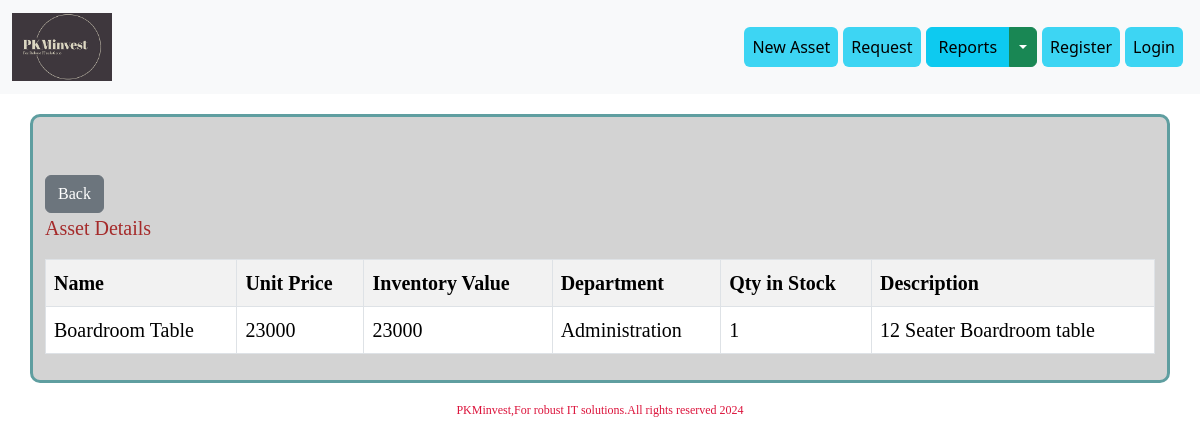
The app's page /details/14/ with its own data.
### items/models.py (models this page shows)
class Asset(models.Model):
    asset_name = models.CharField(max_length=100)
    unit_cost = models.IntegerField()
    inv_value = models.IntegerField()
    asset_specs = models.TextField()
    department = models.CharField(max_length=50)
    asset_qty = models.IntegerField()

### items/views.py (the view)
# urls.py: path('details/<id>/',views.get_asset,name='details'),
def get_asset(request,id):
    asset=Asset.objects.get(id=id)
    return render(request,'details.html',{'asset':asset})

### items/templates/details.html
{% extends 'layout.html' %}
{% load static %}
{% block body %}
<div class="container paragraph1">
        <a href="/view_assets/" class="btn btn-secondary mt-5" tabindex="-1" role="button" aria-disabled="true">Back</a>
        <p>Asset Details</p>
        <table class="table table-bordered table-striped">
            <tr>
                <th>Name</th>
                <th>Unit Price</th>
                <th>Inventory Value</th>
                <th>Department</th>
                <th>Qty in Stock</th>
                <th>Description</th>
            </tr>
            <tr>
                <td>{{ asset.asset_name }}</td>
                <td>{{ asset.unit_cost }}</td>
                <td>{{ asset.inv_value}}</td>
                <td>{{ asset.department }}</td>
                <td>{{ asset.asset_qty }}</td>
                <td>{{ asset.asset_specs }}</td>
                </tr>
        </table>
</div>
{% endblock %}

### members/static/css/style.css (style rules this page uses)
.paragraph1 { margin-top: 20px; margin-bottom: 20px; color: brown; background-color: lightgray; border-radius: 10px; font-size: 20px; padding: 10px; font-family: "Bodoni MT"; border: cadetblue solid; align-self: center; }

### records on screen
Asset: asset_name "Boardroom Table", unit_cost "23000", inv_value "23000", department "Administration", asset_qty "1", asset_specs "12 Seater Boardroom table"
